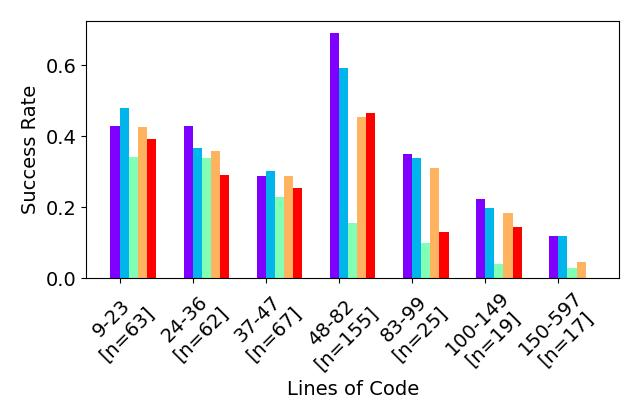

Write Python code to recreate this figure.
import pandas, numpy as np
import matplotlib.pyplot as plt
from matplotlib.pyplot import cm
from analysis.config import feedback_strats, llms, projects, bm_data, data
import matplotlib, math
matplotlib.use('TkAgg')
plt.rcParams["figure.figsize"] = [6.4,4.2]
s = 14
font = {'size' : s}
matplotlib.rc('font', **font)
matplotlib.rc('xtick', labelsize=s)
matplotlib.rc('ytick', labelsize=s)
plt.xticks(rotation=45)

# bm_data = bm_data[((bm_data["func_log"] != 26) & (bm_data["func_log"] != 27)) | (bm_data["project"] != "ach")]
# data = data[((data["func_loc"] != 26) & (data["func_loc"] != 27 )) | (data["project"] != "ach")]

lower, upper = data["loc"].min(), data["loc"].max()
num_bins = n = 7
starts = list(map(lambda i: bm_data["loc"].sort_values().iloc[i], range(0, len(bm_data), math.ceil(len(bm_data)/num_bins))))
r = np.arange(n)
width = 0.25
width = width / 2

bin_size = (upper - lower) // num_bins
bins = []
for i in range(0, len(starts)):
    if len(bins) == num_bins - 1:
        bins.append((starts[i], upper))
        break
    else:
        bins.append((starts[i], starts[i+1]-1))
bins = [(9, 23), (24, 36), (37, 47), (48, 82), (83, 99), (100, 149), (150, 597)]
# bins = [(0,24),(25, 49),(50, 74), (75, 99), (100, 124),(125,149), (150,199), (200, upper)]
num_benches_in_bin = []
for bin in bins:
    num_benches_in_bin.append(
        len(bm_data[(bin[0] <= bm_data["loc"]) & (bm_data["loc"] <= bin[1])])
    )

data_filter = data["feedback_strategy"].isin(feedback_strats) & data["project"].isin(projects)

res = {}
for llm in llms:
    llm_res = data[data_filter & (data["llm"] == llm)]
    res[llm] = []
    for bin in bins:
        llm_res_in_bin = llm_res[(bin[0] <= llm_res["loc"]) & (llm_res["loc"] <= bin[1])]
        assert len(llm_res_in_bin) != 0
        success = llm_res_in_bin[llm_res_in_bin["final_status"] == "Success"]
        res[llm].append(len(success)/len(llm_res_in_bin))

color = iter(cm.rainbow(np.linspace(0, 1, len(llms))))
for idx, llm in enumerate(llms):
    #     print(idx)
    #     print(model)
    data = [data if data is not None else 0 for data in res[llm]]
    #     print(f"{model}: \n" + str(data))
    plt.bar(r + width * idx, data, color=next(color), width=width, label=llm)

plt.xlabel("Lines of Code")
plt.ylabel("Success Rate")
# plt.title("Success Rate for LoC")

# plt.grid(linestyle='--')
plt.xticks(r + width / 2, [f"{b[0]}-{b[1]}\n[n={tot}]" for (b, tot) in zip(bins, num_benches_in_bin)])
# plt.legend()

plt.tight_layout()
plt.savefig("loc_analysis.jpeg")
# plt.show()
